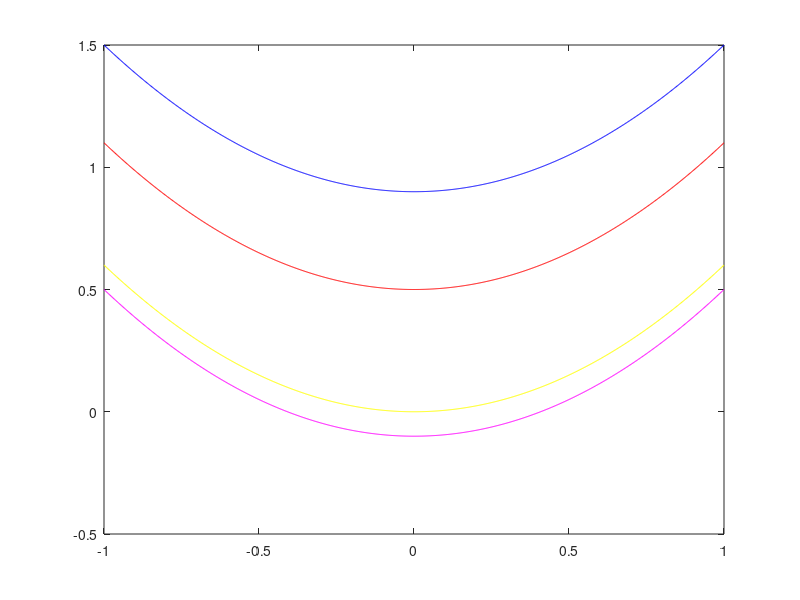

Recreate this plot in MATLAB. (Note: this script raises an error after producing the figure.)
clc
clear all
%% Part - b
theta = linspace(-1,1,1000);
q_b = [0.1 0.5 1 1.1];
y_1 = (1 - q_b(1)).*theta + 0.2.*(theta).^3;
y_2 = (1 - q_b(2)).*theta + 0.2.*(theta).^3;
y_3 = (1 - q_b(3)).*theta + 0.2.*(theta).^3;
y_4 = (1 - q_b(4)).*theta + 0.2.*(theta).^3;

plot(theta,y_1,'DisplayName','q_b = 0.1')
hold on
plot(theta,y_2,'DisplayName','q_b = 0.5')
plot(theta,y_3,'DisplayName','q_b = 1')
plot(theta,y_4,'DisplayName','q_b = 1.1')
legend('Location',"northwest")
xlabel('\theta - deg')
ylabel('M_0/K_t')
title('Restoring Moment Normalized to K_t')
grid on
hold off
%% 
% 
% 
% 
% 
% 
% 
% 
% 
% 

%% Part c
Keffl_1 = (1 - q_b(1));
Keffl_2 = (1 - q_b(2));
Keffl_3 = (1 - q_b(3));
Keffl_4 = (1 - q_b(4));
Keff_1 = (1 - q_b(1)) + 0.6.*(theta).^2;
Keff_2 = (1 - q_b(2)) + 0.6.*(theta).^2;
Keff_3 = (1 - q_b(3)) + 0.6.*(theta).^2;
Keff_4 = (1 - q_b(4)) + 0.6.*(theta).^2;
plot(theta,Keff_1,'DisplayName','q_b = 0.1',"Color",'blue')
hold on
plot(theta,Keff_2,'DisplayName','q_b = 0.5','Color','red')
plot(theta,Keff_3,'DisplayName','q_b = 1',"Color",'yellow')
plot(theta,Keff_4,'DisplayName','q_b = 1.1',"Color",'magenta')
yline(Keffl_1,'DisplayName','q_b = 1.1',"Color",'blue')
yline(Keffl_2,'DisplayName','q_b = 1.1','Color','red')
yline(Keffl_3,'DisplayName','q_b = 1.1',"Color",'yellow')
yline(Keffl_4,'DisplayName','q_b = 1.1',"Color",'magenta')
legend('Location','northwest')
xlabel('\theta - deg')
ylabel('K_e_f_f')
title('Effective Tortional stiffness')
grid on
hold off